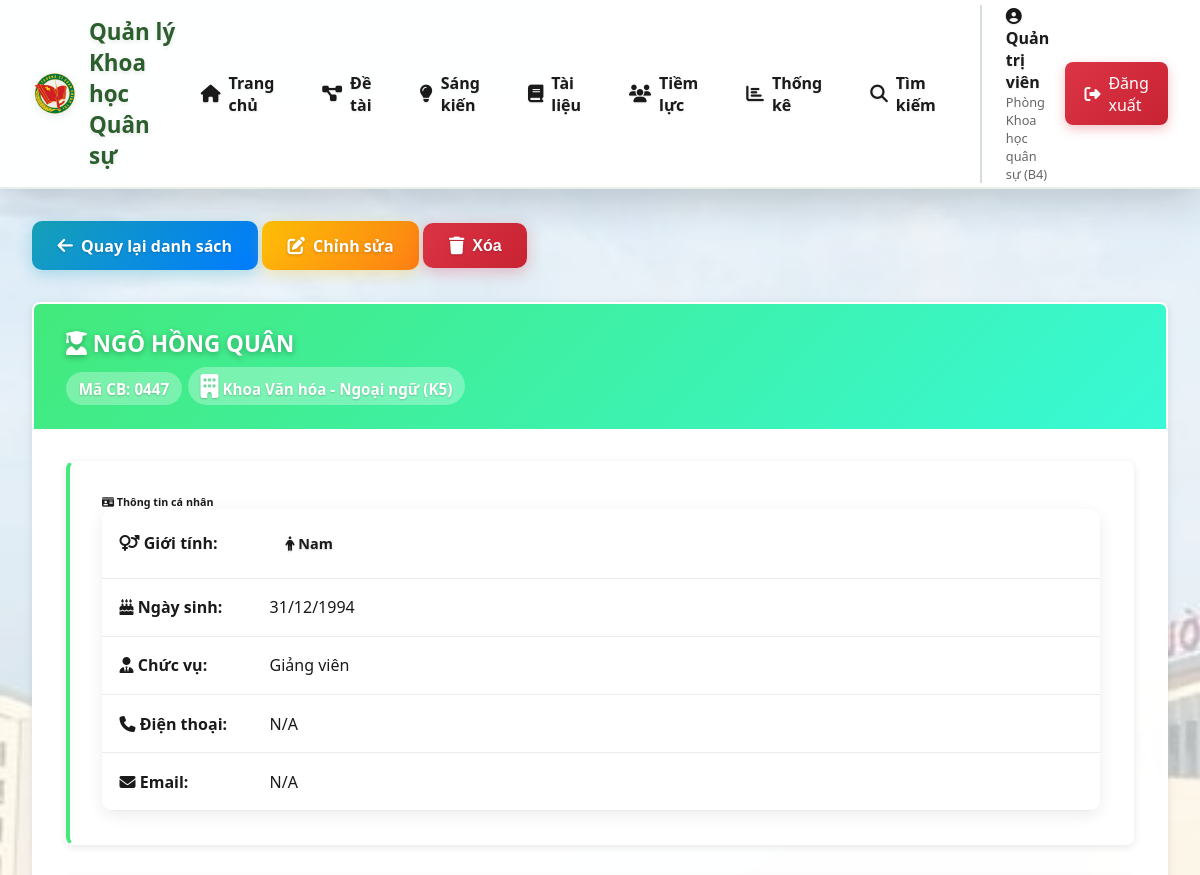
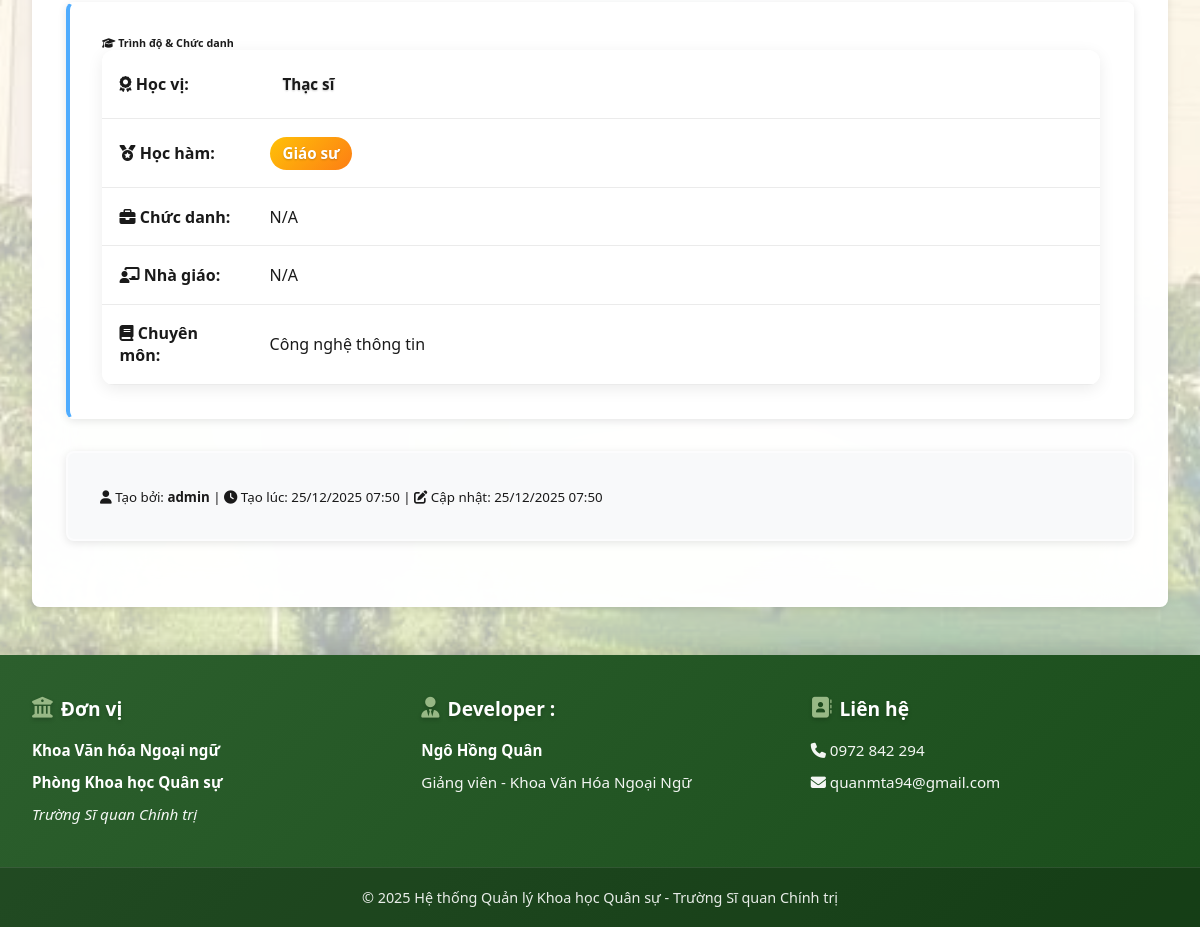
The page /tiemluc/detail/1 (signed in) on the database its author committed (2 pictures, top to bottom).
### models/__init__.py (models this page shows, shortened)
class User(UserMixin, db.Model):
    __tablename__ = 'users'
    id = db.Column(db.Integer, primary_key=True)
    username = db.Column(db.String(80), unique=True, nullable=False)
    email = db.Column(db.String(120), unique=True, nullable=False)
    password_hash = db.Column(db.String(255), nullable=False)
    full_name = db.Column(db.String(120), nullable=False)
    role = db.Column(db.String(20), default='user')  # admin, manager, user
    don_vi = db.Column(db.String(120))  # Đơn vị của người dùng
    created_at = db.Column(db.DateTime, default=datetime.utcnow)

class TiemLuc(db.Model):
    __tablename__ = 'tiem_luc'
    id = db.Column(db.Integer, primary_key=True)
    ma_can_bo = db.Column(db.String(50), unique=True, nullable=False)
    ho_ten = db.Column(db.String(120), nullable=False)
    ngay_sinh = db.Column(db.Date)
    gioi_tinh = db.Column(db.String(10))
    don_vi = db.Column(db.String(120))
    chuc_vu = db.Column(db.String(100))
    chuc_danh = db.Column(db.String(100))
    nha_giao = db.Column(db.String(100))
    hoc_vi = db.Column(db.String(50))  # Tiến sĩ, Thạc sĩ, Cử nhân
    hoc_ham = db.Column(db.String(50))  # Giáo sư, Phó Giáo sư
    chuyen_mon = db.Column(db.String(255))
    email = db.Column(db.String(120))
    dien_thoai = db.Column(db.String(20))
    kinh_nghiem = db.Column(db.Text)
    thanh_tich = db.Column(db.Text)
    created_by = db.Column(db.Integer, db.ForeignKey('users.id'))
    created_at = db.Column(db.DateTime, default=datetime.utcnow)
    updated_at = db.Column(db.DateTime, default=datetime.utcnow, onupdate=datetime.utcnow)
    creator = db.relationship('User', backref='tiem_luc_created')

### routes/main.py (the view)
@main_bp.route('/tiemluc/detail/<int:id>')
@login_required
def tiemluc_detail(id):
    tiemluc = TiemLuc.query.get_or_404(id)
    return render_template('tiemluc/detail.html',
                         tiemluc=tiemluc,
                         detai_list=detai_list,
                         sangkien_list=sangkien_list,
                         tailieu_list=tailieu_list)

### templates/tiemluc/detail.html (shortened to what this page needs)
{% extends "base.html" %}
{% block content %}
<div style="margin-bottom: 2rem;">
    <a href="{{ url_for('main.tiemluc_list') }}" class="btn btn-info">
        <i class="fas fa-arrow-left"></i> Quay lại danh sách
    </a>
    {% if current_user.role == 'admin' or current_user.don_vi == tiemluc.don_vi %}
    <a href="{{ url_for('main.tiemluc_edit', id=tiemluc.id) }}" class="btn btn-warning">
        <i class="fas fa-edit"></i> Chỉnh sửa
    </a>
    <form method="POST" action="{{ url_for('main.tiemluc_delete', id=tiemluc.id) }}" style="display: inline;"
          onsubmit="return confirm('Bạn có chắc chắn muốn xóa thông tin cán bộ này?');">
        <button type="submit" class="btn btn-danger">
            <i class="fas fa-trash"></i> Xóa
        </button>
    </form>
    {% endif %}
</div>
<div class="card">
    <div class="card-header" style="background: linear-gradient(135deg, #43e97b 0%, #38f9d7 100%); color: white;">
        <div class="row align-items-center">
            <div class="col-md-8">
                <h4 style="margin: 0;"><i class="fas fa-user-graduate"></i> {{ tiemluc.ho_ten }}</h4>
                <div style="margin-top: 0.5rem;">
                    <span class="badge" style="background-color: rgba(255,255,255,0.3); font-size: 0.95rem; padding: 0.4rem 0.8rem;">
                        Mã CB: {{ tiemluc.ma_can_bo }}
                    </span>
                    <span class="badge" style="background-color: rgba(255,255,255,0.3); font-size: 0.95rem; padding: 0.4rem 0.8rem;">
                        <i class="fas fa-building"></i> {{ tiemluc.don_vi }}
                    </span>
                </div>
            </div>
        </div>
    </div>
    <div class="card-body">
        <div class="row">
            <div class="col-md-6">
                <div class="card mb-3" style="border-left: 4px solid #43e97b;">
                    <div class="card-body">
                        <h6 class="text-success"><i class="fas fa-id-card"></i> Thông tin cá nhân</h6>
                        <table class="table table-borderless table-sm">
                            <tr>
                                <td style="width: 150px;"><strong><i class="fas fa-venus-mars"></i> Giới tính:</strong></td>
                                <td>
                                    {% if tiemluc.gioi_tinh == 'Nam' %}
                                        <span class="badge badge-primary"><i class="fas fa-male"></i> Nam</span>
                                    {% elif tiemluc.gioi_tinh == 'Nữ' %}
                                        <span class="badge badge-danger"><i class="fas fa-female"></i> Nữ</span>
                                    {% else %}
                                        N/A
                                    {% endif %}
                                </td>
                            </tr>
                            <tr>
                                <td><strong><i class="fas fa-birthday-cake"></i> Ngày sinh:</strong></td>
                                <td>
                                    {% if tiemluc.ngay_sinh %}
                                        {{ tiemluc.ngay_sinh.strftime('%d/%m/%Y') }}
                                    {% else %}
                                        N/A
                                    {% endif %}
                                </td>
                            </tr>
                            <tr>
                                <td><strong><i class="fas fa-user-tie"></i> Chức vụ:</strong></td>
                                <td>{{ tiemluc.chuc_vu or 'N/A' }}</td>
                            </tr>
                            <tr>
                                <td><strong><i class="fas fa-phone"></i> Điện thoại:</strong></td>
                                <td>
                                    {% if tiemluc.dien_thoai %}
                                        <a href="tel:{{ tiemluc.dien_thoai }}" class="text-primary">
                                            <i class="fas fa-phone-square"></i> {{ tiemluc.dien_thoai }}
                                        </a>
                                    {% else %}
                                        N/A
                                    {% endif %}
                                </td>
                            </tr>
                            <tr>
                                <td><strong><i class="fas fa-envelope"></i> Email:</strong></td>
                                <td>
                                    {% if tiemluc.email %}
                                        <a href="mailto:{{ tiemluc.email }}" class="text-primary">
                                            <i class="fas fa-envelope-square"></i> {{ tiemluc.email }}
                                        </a>
                                    {% else %}
                                        N/A
                                    {% endif %}
                                </td>
                            </tr>
                        </table>
                    </div>
                </div>
            </div>
            <div class="col-md-6">
                <div class="card mb-3" style="border-left: 4px solid #4facfe;">
                    <div class="card-body">
                        <h6 class="text-primary"><i class="fas fa-graduation-cap"></i> Trình độ & Chức danh</h6>
                        <table class="table table-borderless table-sm">
                            <tr>
                                <td style="width: 150px;"><strong><i class="fas fa-award"></i> Học vị:</strong></td>
                                <td>
                                    {% if tiemluc.hoc_vi %}
                                        <span class="badge badge-primary" style="font-size: 0.95rem; padding: 0.4rem 0.8rem;">
                                            {{ tiemluc.hoc_vi }}
                                        </span>
                                    {% else %}
                                        N/A
                                    {% endif %}
                                </td>
                            </tr>
                            <tr>
                                <td><strong><i class="fas fa-medal"></i> Học hàm:</strong></td>
                                <td>
                                    {% if tiemluc.hoc_ham %}
                                        <span class="badge badge-warning" style="font-size: 0.95rem; padding: 0.4rem 0.8rem;">
                                            {{ tiemluc.hoc_ham }}
                                        </span>
                                    {% else %}
                                        N/A
                                    {% endif %}
                                </td>
                            </tr>
                            <tr>
                                <td><strong><i class="fas fa-briefcase"></i> Chức danh:</strong></td>
                                <td>
                                    {% if tiemluc.chuc_danh %}
                                        <span class="badge badge-info" style="font-size: 0.95rem; padding: 0.4rem 0.8rem;">
                                            {{ tiemluc.chuc_danh }}
                                        </span>
                                    {% else %}
                                        N/A
                                    {% endif %}
                                </td>
                            </tr>
                            <tr>
                                <td><strong><i class="fas fa-chalkboard-teacher"></i> Nhà giáo:</strong></td>
                                <td>
                                    {% if tiemluc.nha_giao %}
                                        <span class="badge badge-success" style="font-size: 0.95rem; padding: 0.4rem 0.8rem;">
                                            {{ tiemluc.nha_giao }}
                                        </span>
                                    {% else %}
                                        N/A
                                    {% endif %}
                                </td>
                            </tr>
                            <tr>
                                <td><strong><i class="fas fa-book"></i> Chuyên môn:</strong></td>
                                <td>{{ tiemluc.chuyen_mon or 'N/A' }}</td>
                            </tr>
                        </table>
                    </div>
                </div>
            </div>
        </div>
        <div class="card mt-3" style="background-color: #f8f9fa;">
            <div class="card-body">
                <small class="text-muted">
                    {% if tiemluc.creator %}
                        <i class="fas fa-user"></i> Tạo bởi: <strong>{{ tiemluc.creator.username }}</strong>
                        |
                    {% endif %}
                    <i class="fas fa-clock"></i> Tạo lúc: {{ tiemluc.created_at.strftime('%d/%m/%Y %H:%M') if tiemluc.created_at else 'N/A' }}
                    {% if tiemluc.updated_at %}
                        | <i class="fas fa-edit"></i> Cập nhật: {{ tiemluc.updated_at.strftime('%d/%m/%Y %H:%M') }}
                    {% endif %}
                </small>
            </div>
        </div>
    </div>
</div>
{% endblock %}

### templates/base.html (shortened to what this page needs)
<!DOCTYPE html>
<html lang="vi">
<head>
    <link rel="stylesheet" href="{{ url_for('static', filename='css/style.css') }}">
    <link rel="stylesheet" href="https://cdnjs.cloudflare.com/ajax/libs/font-awesome/6.4.0/css/all.min.css">
</head>
<body>
    {% if current_user.is_authenticated %}
    <nav class="navbar">
        <div class="navbar-container">
            <a href="{{ url_for('main.dashboard') }}" class="navbar-brand">
                <img src="{{ url_for('static', filename='images/logo.png') }}" alt="Logo">
                <span class="desktop-only">Quản lý Khoa học Quân sự</span>
            </a>
            <div class="navbar-menu" id="navbarMenu">
                <a href="{{ url_for('main.dashboard') }}" class="nav-link">
                    <i class="fas fa-home"></i> Trang chủ
                </a>
                <a href="{{ url_for('main.detai_list') }}" class="nav-link">
                    <i class="fas fa-project-diagram"></i> Đề tài
                </a>
                <a href="{{ url_for('main.sangkien_list') }}" class="nav-link">
                    <i class="fas fa-lightbulb"></i> Sáng kiến
                </a>
                <a href="{{ url_for('main.giaotrinh_list') }}" class="nav-link">
                    <i class="fas fa-book"></i> Tài liệu
                </a>
                <a href="{{ url_for('main.tiemluc_list') }}" class="nav-link">
                    <i class="fas fa-users"></i> Tiềm lực
                </a>
                <a href="{{ url_for('main.thongke') }}" class="nav-link">
                    <i class="fas fa-chart-bar"></i> Thống kê
                </a>
                <a href="{{ url_for('main.timkiem') }}" class="nav-link">
                    <i class="fas fa-search"></i> Tìm kiếm
                </a>
                <div class="user-section">
                    <div class="user-info">
                        <span class="user-name">
                            <i class="fas fa-user-circle"></i> {{ current_user.full_name }}
                        </span>
                        {% if current_user.don_vi %}
                        <span class="user-unit">{{ current_user.don_vi }}</span>
                        {% endif %}
                    </div>
                    <a href="{{ url_for('auth.logout') }}" class="btn-logout">
                        <i class="fas fa-sign-out-alt"></i> Đăng xuất
                    </a>
                </div>
            </div>
        </div>
    </nav>
    {% endif %}
    <div class="container">
        {% block content %}{% endblock %}
    </div>
    <footer class="footer">
        <div class="footer-container">
            <div class="footer-section">
                <h4><i class="fas fa-university"></i> Đơn vị</h4>
                <p><strong>Khoa Văn hóa Ngoại ngữ</strong></p>
                <p><strong>Phòng Khoa học Quân sự</strong></p>
                <p><em><a href="http://daihocchinhtri.edu.vn/">Trường Sĩ quan Chính trị</a></em></p>
            </div>
            <div class="footer-section">
                <h4><i class="fas fa-user-tie"></i> Developer :</h4>
                <p><strong>Ngô Hồng Quân</strong></p>
                <p>Giảng viên - Khoa Văn Hóa Ngoại Ngữ</p>
            </div>
            <div class="footer-section">
                <h4><i class="fas fa-address-book"></i> Liên hệ</h4>
                <p><i class="fas fa-phone"></i> <a href="tel:0972842294">0972 842 294</a></p>
                <p><i class="fas fa-envelope"></i> <a href="mailto:quanmta94@gmail.com">quanmta94@gmail.com</a></p>
            </div>
        </div>
        <div class="footer-bottom">
            <p>&copy; 2025 Hệ thống Quản lý Khoa học Quân sự - Trường Sĩ quan Chính trị</p>
        </div>
    </footer>
</body>
</html>

### templates/tiemluc/detail.html (style rules this page uses)
.card { box-shadow: 0 2px 8px rgba(0,0,0,0.1); border-radius: 8px; }
.table td, .table th { vertical-align: middle; }

### rows shown on the page
User: full_name "Quản trị viên", don_vi "Phòng Khoa học quân sự (B4)", creator.username "admin"
TiemLuc: ho_ten "NGÔ HỒNG QUÂN", ma_can_bo "0447", don_vi "Khoa Văn hóa - Ngoại ngữ (K5)", ngay_sinh "31/12/1994", chuc_vu "Giảng viên", hoc_vi "Thạc sĩ", hoc_ham "Giáo sư", chuyen_mon "Công nghệ thông tin", created_at "25/12/2025 07:50", updated_at "25/12/2025 07:50"
